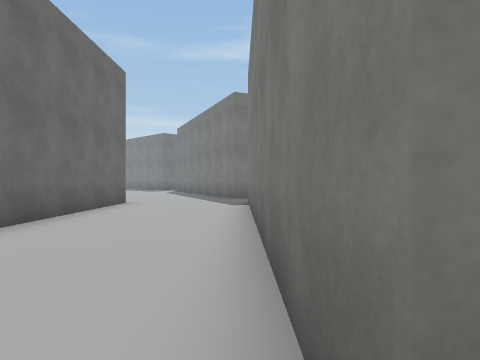
view 1 (above)

24 first-person views from a walk through a Unity game level. The camera is 1.4 m above the floor, looks level and sees 70° across. The floor is counted in squares, 2 m on a side. Each view is taken from the middle of a square. On the plan, view 1 faces up. The plan holds only what a view shows up to about 11 squares ahead; the rest is blank. The place goes on beyond the plan. Some surface patterns are stand-ins.

view 2
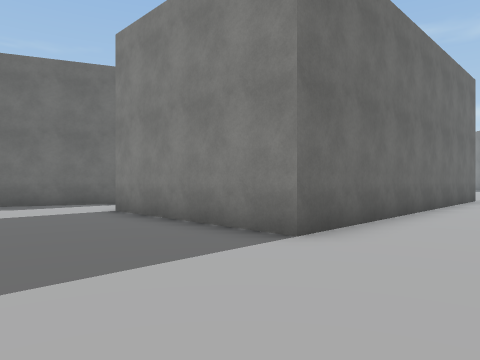

view 3
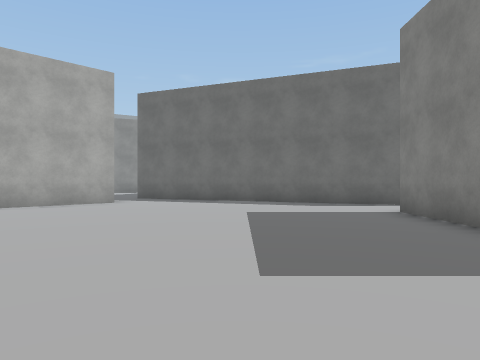

view 4
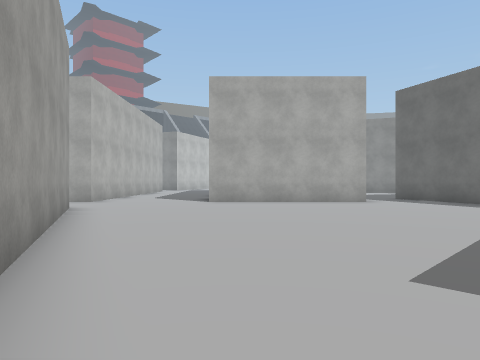

view 5
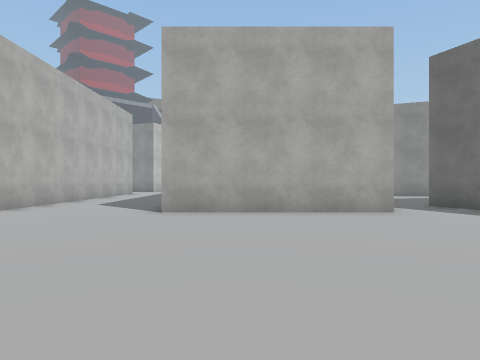

view 6
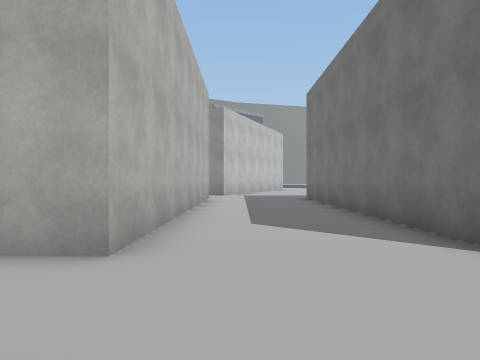

view 7
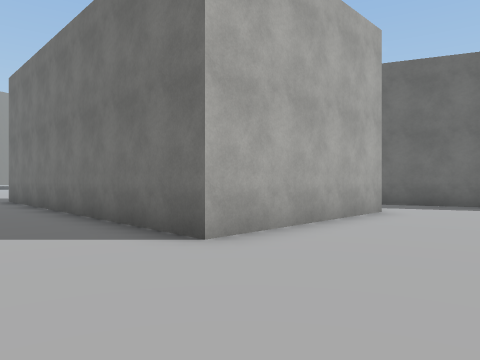

view 8
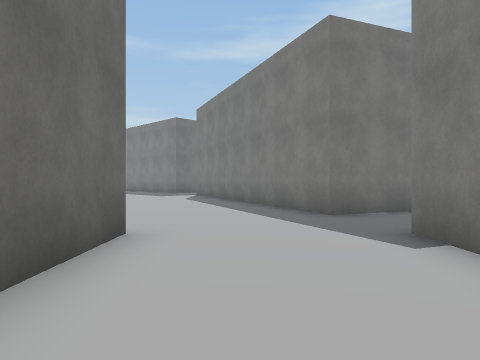

view 9
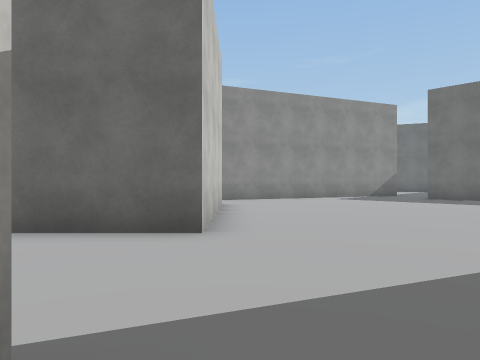

view 10
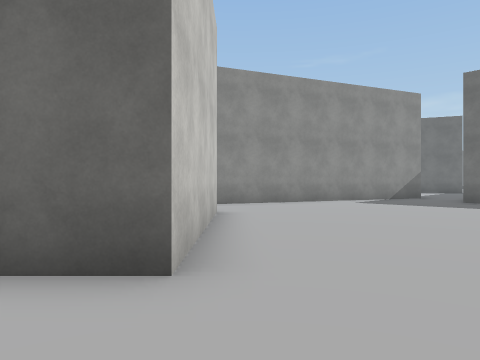

view 11
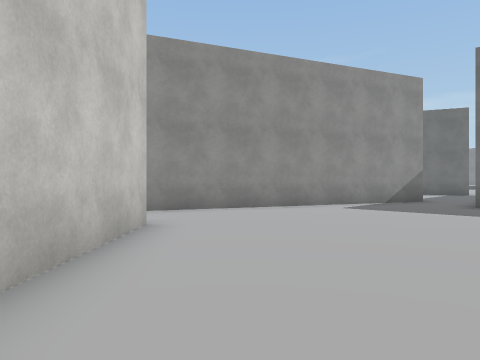

view 12
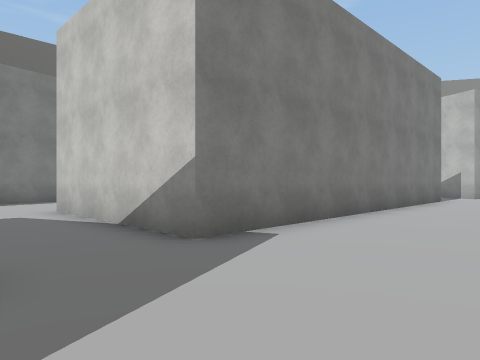

view 13
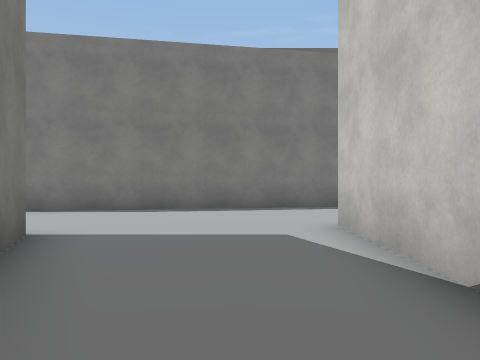

view 14
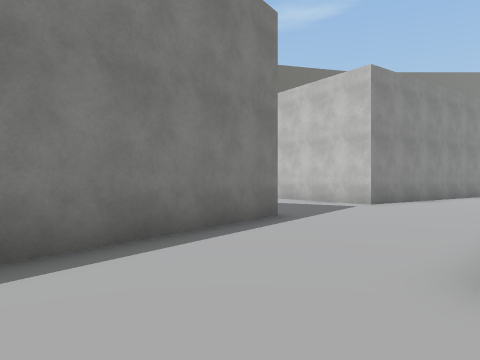

view 15
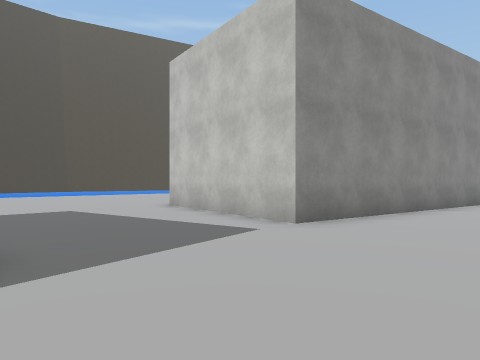

view 16
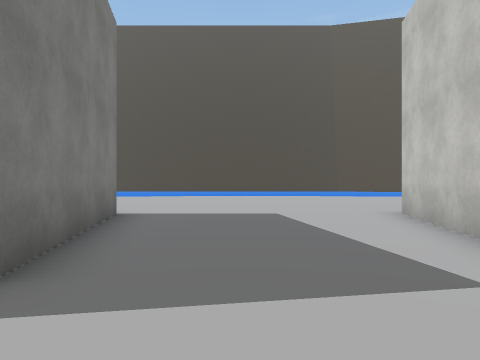

view 17
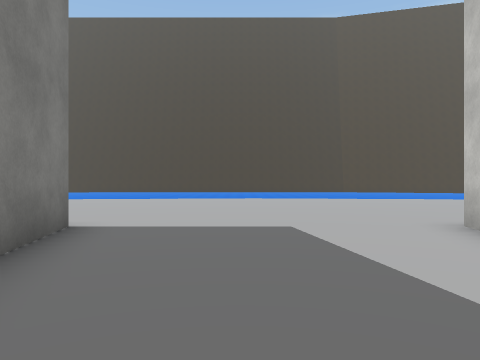

view 18
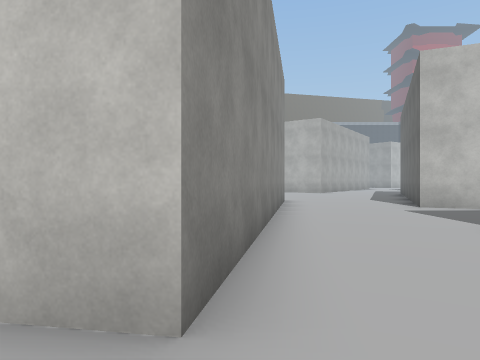

view 19
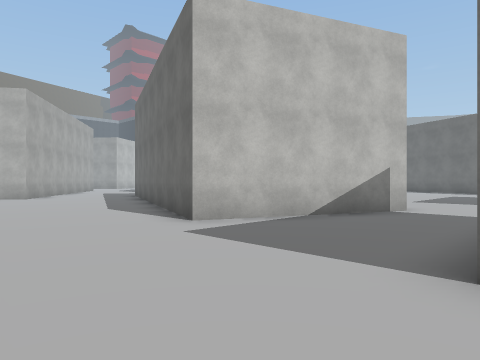

view 20
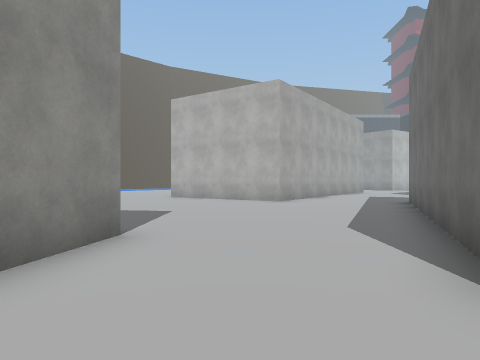

view 21
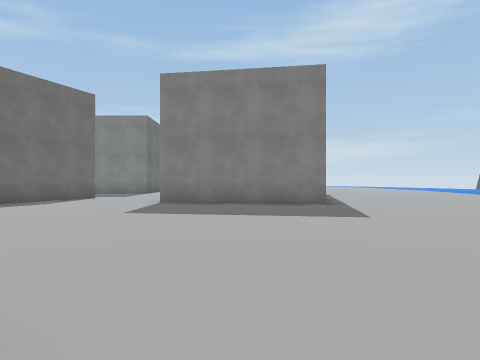

view 22
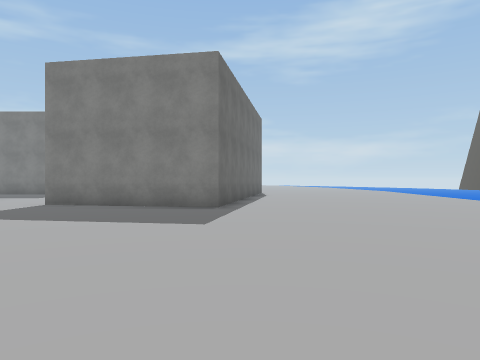

view 23
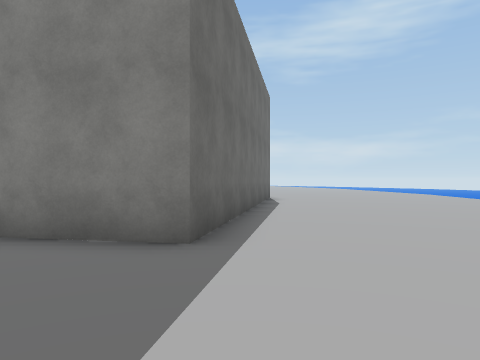

view 24
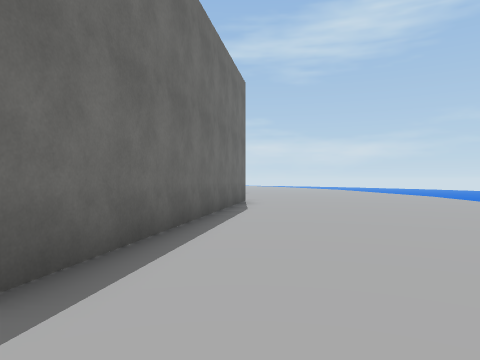

### Floor plan
Points are (right, up) in squares from view 1. A wall is a line through its corners. A room is listed if a view was taken in it or the views show most of it. See-through windows are left out.
Room 1 (views 1, 2, 3, 4, 5, 6, 7, 8, 10, 11, 12, 13)
walls: (-10.6, 1.5) (-12, -2); (0.3, 0.5) (0.3, 10.5); (-12.8, -3.8) (-14.1, -6.9); (-11.6, -6.9) (-8, -10.4) (-15, -17.3); (-8.5, 10.5) (-3.5, 10.5) (-3.5, 0.5) (-8.5, 0.5); (-4.1, -11.1) (-1.5, -5); (-0.2, 12.8) (-1.9, 17); (-9.8, -17.5) (-5.4, -13.1); (-11.2, 18.2) (-11.6, 17.8); (-14, 17.7) (-11.2, 11)
ways out: opening at (0.5, -0.5) to room 2; opening at (1, 11.5) to room 2; opening at (-13, -7); opening at (-9.5, 11.5); opening at (-4.5, -12.5); gap at (-14, 18)
Room 2 (views 9, 14, 15, 16, 17, 18, 19, 20, 21, 22, 23, 24)
walls: (14.1, 2) (12.5, -7.2) (7.5, -6.4) (9.3, 3.5) (14.2, 2.6); (14.2, 8.6) (9.2, 7.7) (7.6, 16.8); (-0.2, -1.8) (4.4, -3.8) (0.7, -12.7); (0.3, 10.5) (5.2, 10.5); (4.4, 14.8) (3.3, 14.3); (1.9, 13.7) (-0.2, 12.8)
ways out: opening at (0.5, -0.5) to room 1; opening at (1, 11.5) to room 1; opening at (2.5, -13.5)

Where each view was taken, in squares from view 1:
view 1: 0 up, 0 right, facing up
view 2: 3 down, 1 left, facing up-left
view 3: 3 down, 1 left, facing left
view 4: 2 down, 1 left, facing down-left
view 5: 4 down, 4 left, facing down-left
view 6: 10 down, 4 left, facing down-left
view 7: 10 down, 4 left, facing left
view 8: 6 up, 2 left, facing up
view 9: 11 up, 1 right, facing left
view 10: 11 up, 1 left, facing left
view 11: 12 up, 3 left, facing left
view 12: 13 up, 3 left, facing down-right
view 13: 12 up, 0 right, facing right
view 14: 13 up, 5 right, facing down-right
view 15: 8 up, 6 right, facing down-right
view 16: 6 up, 7 right, facing right
view 17: 6 up, 9 right, facing right
view 18: 5 up, 9 right, facing down
view 19: 1 up, 8 right, facing down-left
view 20: 2 down, 6 right, facing down
view 21: 17 down, 10 right, facing up
view 22: 16 down, 13 right, facing up
view 23: 11 down, 13 right, facing up
view 24: 9 down, 14 right, facing up
